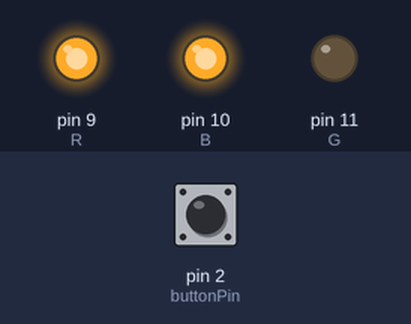
The sketch below on a simulated Arduino Uno, built with avr-gcc and run on an emulated ATmega328P. Parts: output pins drawn as LEDs (lit = HIGH). The inputs (shaded band) are chosen by the test bench; at power-on: pin 2 (buttonPin) HIGH.

Above: at 1.2 s.
1.3 s: pin 2 (buttonPin) pulled LOW for 0.15 s
At 1.8 s:
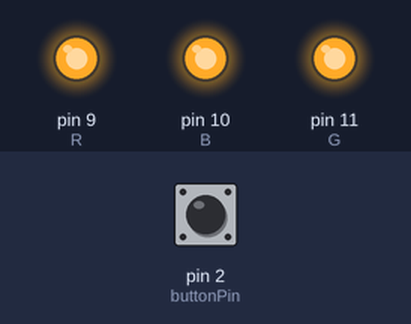
At 2.6 s:
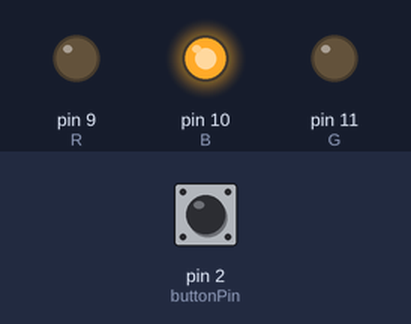
4.4 s: pin 2 (buttonPin) pulled LOW for 3.2 s
At 12.4 s:
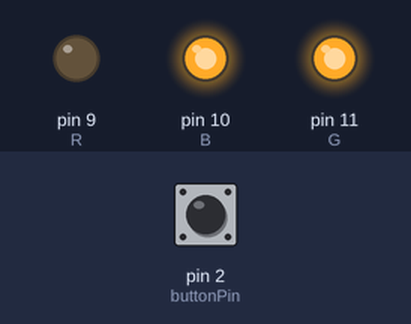
Timing chart, 0 to 15.1 s (numbered marks = the images above; inputs shaded):
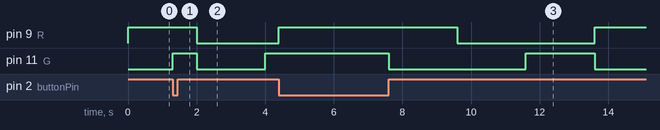

Measured:
- after the input at 1.3 s, pin 11 (G): LOW → HIGH after 0.00 s instead of 2.7 s

The sketch:

midterm_5_1.ino
```cpp
int G = 11;   // 綠燈
int B = 10;   // 黃燈
int R = 9;    // 紅燈
int buttonPin = 2;  // 按鈕

int currentLight = 0; // 0=綠, 1=黃, 2=紅
unsigned long previousMillis = 0;
const long interval = 2000; // 每2秒切換
bool lightsPaused = false;  // 是否暫停（按下按鈕時）

void setup() {
  pinMode(R, OUTPUT);
  pinMode(G, OUTPUT);
  pinMode(B, OUTPUT);
  pinMode(buttonPin, INPUT_PULLUP); // 按鈕接 GND + 上拉電阻

  // 一開始亮綠燈
  digitalWrite(R, HIGH);
  digitalWrite(G, LOW);
  digitalWrite(B, HIGH);
}

void loop() {
  int buttonState = digitalRead(buttonPin);

  // 如果按下按鈕（LOW） → 關燈暫停
  if (buttonState == LOW) {
    lightsPaused = true;
    digitalWrite(R, HIGH);
    digitalWrite(G, HIGH);
    digitalWrite(B, HIGH);
  }
  // 放開按鈕（HIGH） → 恢復循環
  else {
    lightsPaused = false;
  }

  // 如果沒有被暫停，就執行自動切換
  if (!lightsPaused) {
    unsigned long currentMillis = millis();

    if (currentMillis - previousMillis >= interval) {
      previousMillis = currentMillis;

      // 切換燈號
      currentLight = (currentLight + 1) % 3;

      if (currentLight == 0) {        // 綠燈
        digitalWrite(R, HIGH);
        digitalWrite(G, LOW);
        digitalWrite(B, HIGH);
      }
      else if (currentLight == 1) {   // 黃燈
        digitalWrite(R, LOW);
        digitalWrite(G, LOW);
        digitalWrite(B, HIGH);
      }
      else if (currentLight == 2) {   // 紅燈
        digitalWrite(R, LOW);
        digitalWrite(G, HIGH);
        digitalWrite(B, HIGH);
      }
    }
  }
}
```
